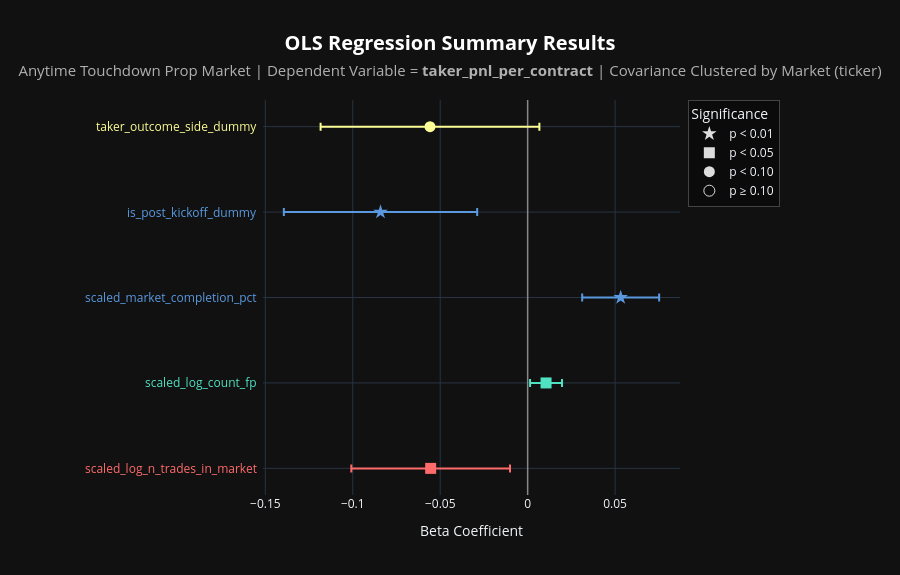

Here is the notebook cell this chart was saved with:
### Code cell
# Regression Analysis: Taker PnL
# Note, hover for regression details

graph_regression(
    df           = anytime_td_df,
    graph_title  = "Anytime Touchdown",
    side         = 'taker',
    n_req_trades = 500,
    show_const   = False
)

### Figure 1 — Plotly figure (JSON) as saved in the notebook; plotly's stock layout.template omitted (floating-point values rounded to 4 significant figures)
{"data": [{"customdata": [[0.01656, 0.02315, -2.396, 0, 0.0004311, -128.7, 53.7, -0.1008, -0.01009]], "error_x": {"array": [0.04538], "color": "#FF6B6B", "type": "data", "visible": true}, "hovertemplate": "<b>Independent Variable:</b> %{y}<br><b>Beta:</b> %{x:.4f}<br><b>95% CI:</b> [%{customdata[7]:.4f}, %{customdata[8]:.4f}]<br><br><b>Clustered (by ticker):</b><br>p-value: %{customdata[0]:.4f}<br>Std Error: %{customdata[1]:.4f}<br>t-statistic: %{customdata[2]:.2f}<br><br><b>Naive (non-clustered):</b><br>p-value: %{customdata[3]:.4f}<br>Std Error: %{customdata[4]:.4f}<br>t-statistic: %{customdata[5]:.2f}<br><br><b>SE inflation (clustered / naive):</b> %{customdata[6]:.2f}x<extra></extra>", "marker": {"color": "#FF6B6B", "size": 11, "symbol": "square"}, "mode": "markers", "showlegend": false, "type": "scatter", "x": [-0.05546], "y": ["scaled_log_n_trades_in_market"]}, {"customdata": [[0.0239, 0.004661, 2.259, 3.991e-132, 0.0004303, 24.46, 10.83, 0.001391, 0.01966]], "error_x": {"array": [0.009137], "color": "#50E3C2", "type": "data", "visible": true}, "hovertemplate": "<b>Independent Variable:</b> %{y}<br><b>Beta:</b> %{x:.4f}<br><b>95% CI:</b> [%{customdata[7]:.4f}, %{customdata[8]:.4f}]<br><br><b>Clustered (by ticker):</b><br>p-value: %{customdata[0]:.4f}<br>Std Error: %{customdata[1]:.4f}<br>t-statistic: %{customdata[2]:.2f}<br><br><b>Naive (non-clustered):</b><br>p-value: %{customdata[3]:.4f}<br>Std Error: %{customdata[4]:.4f}<br>t-statistic: %{customdata[5]:.2f}<br><br><b>SE inflation (clustered / naive):</b> %{customdata[6]:.2f}x<extra></extra>", "marker": {"color": "#50E3C2", "size": 11, "symbol": "square"}, "mode": "markers", "showlegend": false, "type": "scatter", "x": [0.01053], "y": ["scaled_log_count_fp"]}, {"customdata": [[2.156e-06, 0.01123, 4.738, 0, 0.0006891, 77.19, 16.29, 0.03118, 0.0752]], "error_x": {"array": [0.02201], "color": "#5A99E0", "type": "data", "visible": true}, "hovertemplate": "<b>Independent Variable:</b> %{y}<br><b>Beta:</b> %{x:.4f}<br><b>95% CI:</b> [%{customdata[7]:.4f}, %{customdata[8]:.4f}]<br><br><b>Clustered (by ticker):</b><br>p-value: %{customdata[0]:.4f}<br>Std Error: %{customdata[1]:.4f}<br>t-statistic: %{customdata[2]:.2f}<br><br><b>Naive (non-clustered):</b><br>p-value: %{customdata[3]:.4f}<br>Std Error: %{customdata[4]:.4f}<br>t-statistic: %{customdata[5]:.2f}<br><br><b>SE inflation (clustered / naive):</b> %{customdata[6]:.2f}x<extra></extra>", "marker": {"color": "#5A99E0", "size": 11, "symbol": "star"}, "mode": "markers", "showlegend": false, "type": "scatter", "x": [0.05319], "y": ["scaled_market_completion_pct"]}, {"customdata": [[0.002843, 0.0282, -2.984, 0, 0.001372, -61.32, 20.55, -0.1394, -0.02887]], "error_x": {"array": [0.05528], "color": "#5A99E0", "type": "data", "visible": true}, "hovertemplate": "<b>Independent Variable:</b> %{y}<br><b>Beta:</b> %{x:.4f}<br><b>95% CI:</b> [%{customdata[7]:.4f}, %{customdata[8]:.4f}]<br><br><b>Clustered (by ticker):</b><br>p-value: %{customdata[0]:.4f}<br>Std Error: %{customdata[1]:.4f}<br>t-statistic: %{customdata[2]:.2f}<br><br><b>Naive (non-clustered):</b><br>p-value: %{customdata[3]:.4f}<br>Std Error: %{customdata[4]:.4f}<br>t-statistic: %{customdata[5]:.2f}<br><br><b>SE inflation (clustered / naive):</b> %{customdata[6]:.2f}x<extra></extra>", "marker": {"color": "#5A99E0", "size": 11, "symbol": "star"}, "mode": "markers", "showlegend": false, "type": "scatter", "x": [-0.08414], "y": ["is_post_kickoff_dummy"]}, {"customdata": [[0.08007, 0.03191, -1.75, 0, 0.001418, -39.38, 22.5, -0.1184, 0.006706]], "error_x": {"array": [0.06255], "color": "#FDFD96", "type": "data", "visible": true}, "hovertemplate": "<b>Independent Variable:</b> %{y}<br><b>Beta:</b> %{x:.4f}<br><b>95% CI:</b> [%{customdata[7]:.4f}, %{customdata[8]:.4f}]<br><br><b>Clustered (by ticker):</b><br>p-value: %{customdata[0]:.4f}<br>Std Error: %{customdata[1]:.4f}<br>t-statistic: %{customdata[2]:.2f}<br><br><b>Naive (non-clustered):</b><br>p-value: %{customdata[3]:.4f}<br>Std Error: %{customdata[4]:.4f}<br>t-statistic: %{customdata[5]:.2f}<br><br><b>SE inflation (clustered / naive):</b> %{customdata[6]:.2f}x<extra></extra>", "marker": {"color": "#FDFD96", "size": 11, "symbol": "circle"}, "mode": "markers", "showlegend": false, "type": "scatter", "x": [-0.05585], "y": ["taker_outcome_side_dummy"]}, {"hoverinfo": "skip", "marker": {"color": "#dddddd", "size": 11, "symbol": "star"}, "mode": "markers", "name": "p < 0.01", "showlegend": true, "type": "scatter", "x": [null], "y": [null]}, {"hoverinfo": "skip", "marker": {"color": "#dddddd", "size": 11, "symbol": "square"}, "mode": "markers", "name": "p < 0.05", "showlegend": true, "type": "scatter", "x": [null], "y": [null]}, {"hoverinfo": "skip", "marker": {"color": "#dddddd", "size": 11, "symbol": "circle"}, "mode": "markers", "name": "p < 0.10", "showlegend": true, "type": "scatter", "x": [null], "y": [null]}, {"hoverinfo": "skip", "marker": {"color": "#dddddd", "size": 11, "symbol": "circle-open"}, "mode": "markers", "name": "p ≥ 0.10", "showlegend": true, "type": "scatter", "x": [null], "y": [null]}], "layout": {"annotations": [{"font": {"color": "#FF6B6B", "size": 12}, "showarrow": false, "text": "scaled_log_n_trades_in_market", "x": -0.01, "xanchor": "right", "xref": "paper", "y": "scaled_log_n_trades_in_market", "yanchor": "middle", "yref": "y"}, {"font": {"color": "#50E3C2", "size": 12}, "showarrow": false, "text": "scaled_log_count_fp", "x": -0.01, "xanchor": "right", "xref": "paper", "y": "scaled_log_count_fp", "yanchor": "middle", "yref": "y"}, {"font": {"color": "#5A99E0", "size": 12}, "showarrow": false, "text": "scaled_market_completion_pct", "x": -0.01, "xanchor": "right", "xref": "paper", "y": "scaled_market_completion_pct", "yanchor": "middle", "yref": "y"}, {"font": {"color": "#5A99E0", "size": 12}, "showarrow": false, "text": "is_post_kickoff_dummy", "x": -0.01, "xanchor": "right", "xref": "paper", "y": "is_post_kickoff_dummy", "yanchor": "middle", "yref": "y"}, {"font": {"color": "#FDFD96", "size": 12}, "showarrow": false, "text": "taker_outcome_side_dummy", "x": -0.01, "xanchor": "right", "xref": "paper", "y": "taker_outcome_side_dummy", "yanchor": "middle", "yref": "y"}], "height": 575, "legend": {"bgcolor": "rgba(0,0,0,0.35)", "bordercolor": "#444444", "borderwidth": 1, "title": {"text": "Significance"}, "x": 1.02, "xanchor": "left", "y": 1, "yanchor": "top"}, "margin": {"l": 263, "r": 220}, "paper_bgcolor": "#111111", "plot_bgcolor": "#111111", "title": {"font": {"color": "#ffffff", "size": 20}, "text": "<b>OLS Regression Summary Results</b><br><span style='font-size: 15px; color: #b0b0b0;'>Anytime Touchdown Prop Market | Dependent Variable = <b>taker_pnl_per_contract</b> | Covariance Clustered by Market (ticker)</span>", "x": 0.5, "xanchor": "center"}, "xaxis": {"title": {"text": "Beta Coefficient"}, "zeroline": true, "zerolinecolor": "#888888", "zerolinewidth": 1.5}, "yaxis": {"showticklabels": false, "title": {}}}}
